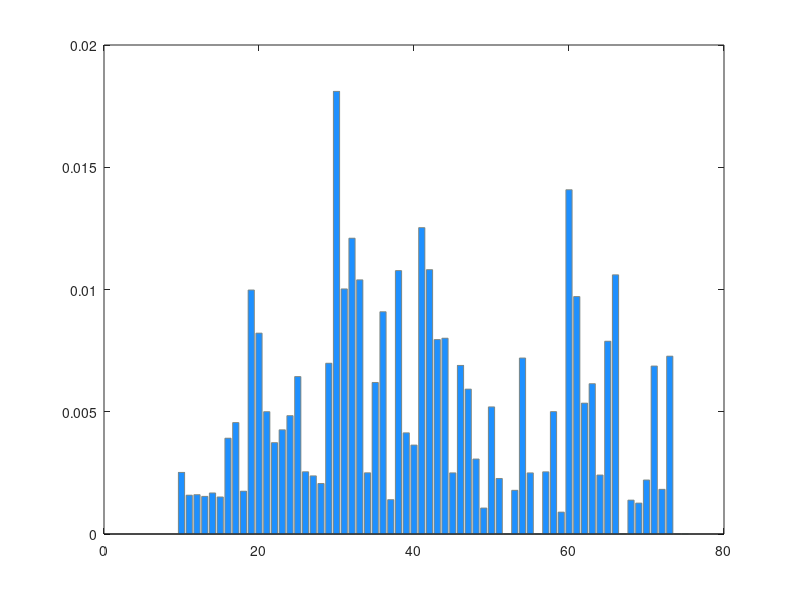

MATLAB code to generate this figure: (Note: this script raises an error after producing the figure.)
clc
clearvars
close all

sfc_num= [10, 11, 12, 13, 14, 15, 16, 17, 18, 19, 20, 21, 22, 23, 24, 25, 26, 27, 28, 29, 30, 31, 32, 33, 34, 35, 36, 37, 38, 39, 40, 41, 42, 43, 44, 45, 46, 47, 48, 49, 50, 51, 52, 53, 54, 55, 56, 57, 58, 59, 60, 61, 62, 63, 64, 65, 66, 67, 68, 69, 70, 71, 72, 73, 74, 75];
VNEM_time_5 = [0.0025186000000001485, 0.0015871999999998998, 0.0016080999999998902, 0.0015382000000001561, 0.001678200000000185, 0.001513899999999957, 0.003917699999999691, 0.004557700000000331, 0.001749400000000012, 0.00997899999999996, 0.008214600000000072, 0.005002999999999869, 0.003736399999999751, 0.004261200000000187, 0.004839999999999733, 0.006439400000000095, 0.0025452000000001362, 0.002376900000000237, 0.0020658000000000065, 0.006983500000000031, 0.018102299999999794, 0.010023499999999963, 0.012097599999999709, 0.010394499999999418, 0.002503099999999314, 0.006197499999999856, 0.009089699999999645, 0.0014044999999995866, 0.010774600000000412, 0.004137100000000338, 0.00363639999999954, 0.012530599999999836, 0.010812300000000441, 0.007952799999999982, 0.008006700000000144, 0.002500099999999783, 0.006894199999999628, 0.005924400000000496, 0.0030654999999999433, 0.001061100000000259, 0.005198599999999942, 0.002270700000000403, 7.5999999999964984e-06, 0.001787000000000205, 0.007197300000001405, 0.00249879999999969, 5.999999999062311e-06, 0.0025426999999993427, 0.005005999999999844, 0.000894199999999401, 0.014080099999999263, 0.009711600000001042, 0.005351100000000386, 0.006147499999999084, 0.002411000000000385, 0.007883400000000762, 0.010600200000000726, 5.800000000277805e-06, 0.0013848999999996892, 0.0012630000000015684, 0.0022082000000001045, 0.006868700000000061, 0.0018262999999993923, 0.007272500000000903, 3.6999999988296395e-06, 5.900000001446415e-06] ;
VNEM_time_10 = [8.100000000066387e-06, 0.01389420000000019, 0.0031536000000000897, 8.400000000019503e-06, 0.0051448000000000604, 0.0016089999999997495, 0.004808799999999724, 1.0599999999971743e-05, 1.0899999999924859e-05, 0.002075499999999675, 1.0699999999808085e-05, 0.004743799999999965, 0.008091000000000292, 0.0008834999999995929, 0.004234699999999592, 0.003601499999999813, 2.6099999999917856e-05, 8.000000000230045e-06, 1.430000000013365e-05, 0.005435400000000534, 0.004924400000000162, 1.8199999999524152e-05, 0.010104399999999458, 0.0035555000000000447, 0.0029018000000000654, 0.006654600000000066, 0.009272700000000356, 0.01567749999999979, 0.007541299999999751, 0.007007900000000511, 0.002457399999999943, 0.017691400000000357, 0.006040999999999741, 0.007567199999999552, 0.0022486999999999924, 0.0015118000000002851, 0.005146100000000153, 0.01155039999999996, 0.004720799999999414, 0.00584920000000011, 0.012242699999999829, 0.010715799999999831, 0.005027600000000021, 0.001958499999998864, 0.016469100000000125, 0.0014887999999988466, 0.0048615999999999104, 0.010788899999999657, 0.002626199999999912, 0.007772899999999083, 0.007848799999999656, 0.0077104999999999535, 0.0016508999999995666, 0.004192400000000873, 0.006054400000000015, 0.002628699999998929, 0.0014228000000002794, 0.008352699999999658, 0.0072574000000003025, 0.0015118000000011733, 0.010161899999999946, 0.010034900000000846, 0.0014451999999991472, 0.008228400000000136, 0.007572100000000859, 0.009406999999999499] ;
VNEM_time_15 = [6.5999999998567205e-06, 8.600000000136276e-06, 9.799999999948739e-06, 9.200000000042508e-06, 8.80000000025305e-06, 0.0015828999999998317, 1.0300000000018628e-05, 0.004458500000000143, 1.1399999999994748e-05, 1.1699999999947863e-05, 0.008214000000000166, 1.3399999999830214e-05, 1.320000000015753e-05, 1.4999999999876223e-05, 1.3199999999713441e-05, 0.0027254999999999363, 1.4999999999876223e-05, 1.3599999999946988e-05, 1.430000000013365e-05, 2.5599999999847967e-05, 1.7799999999290606e-05, 0.0015692000000004924, 2.700000000022129e-05, 0.007540599999999564, 0.0016057000000007093, 0.00971019999999978, 0.005901799999999291, 2.7199999999893976e-05, 0.007189599999999352, 0.002517399999999448, 0.0035071999999995995, 0.018420599999999787, 0.004114400000000629, 0.00656080000000081, 0.0024242999999994908, 0.002185899999999741, 0.006369299999999356, 0.008011500000000282, 0.004481700000000366, 0.013109000000000037, 0.006477900000000147, 0.0025143000000005244, 0.0076897000000002436, 0.00728490000000015, 0.009724600000000194, 0.011575999999999809, 0.002242199999999528, 0.010448900000000094, 0.02704740000000072, 0.003158700000000181, 0.014547600000000216, 0.014598999999998696, 0.026778099999999583, 0.007345799999999514, 0.022099400000000102, 0.021188499999999166, 0.011944100000000901, 0.0038391999999998205, 0.013044099999998338, 0.008091300000000246, 0.007674000000001513, 0.003589700000000917, 0.00589469999999892, 0.013688900000000004, 0.0167666999999998, 0.01026600000000144] ;

% VNEM_time_5 = [0.0072182999999999, 0.0014526000000003592, 0.008269299999999813, 0.009965000000000224, 0.004119699999999948, 0.0015658000000002836, 0.0030413000000000245, 6.999999999646178e-06, 0.011952599999999869, 1.2399999999690436e-05, 0.0016751999999997658, 0.0010183999999999749, 0.005545500000000203, 0.007578400000000318, 0.004246399999999539, 0.011078699999999664, 0.01819850000000045, 0.00805189999999989, 0.005903900000000739, 0.011128499999999875, 0.011505200000000215, 0.007681200000000388, 0.009280300000000352, 0.007352200000000586, 0.019930399999999793, 0.0014281000000000432, 0.010980999999999241, 0.011601399999999984, 0.010013700000000014, 0.010417300000000296, 0.00818099999999955, 0.005540400000000112, 0.013107200000000319, 8.79999999980896e-06, 0.011220200000000347, 0.005907099999999943, 0.012149299999999918, 0.002544599999999342, 7.899999999949614e-06, 0.004283900000000784, 0.0067528000000010024, 0.003759000000000512, 0.0019441000000011144, 0.0015884000000010445, 8.400000000463592e-06, 0.019772699999998977, 0.006331699999998719, 0.003833499999998935, 0.003527300000000011, 0.008624799999999766, 0.005995600000000323, 0.005152999999999963, 0.004572200000000137, 0.009751099999999013, 0.005671299999999491, 0.004605200000000309, 0.005278900000000419, 0.0056364999999996, 0.007312900000000511, 0.001172300000000348, 0.003933700000001039, 0.0027252000000004273, 0.007310399999999717, 0.00530580000000036, 0.0008297999999999917, 0.0018402000000001806] ;
% VNEM_time_10 = [7.299999999599294e-06, 7.800000000113272e-06, 0.0018301000000002787, 9.799999999948739e-06, 8.899999999645303e-06, 0.0016047000000001255, 0.0046255999999997854, 0.00889899999999999, 1.100000000020529e-05, 0.00478949999999978, 1.1699999999947863e-05, 1.3499999999666557e-05, 0.002667000000000197, 1.4100000000016877e-05, 1.3500000000554735e-05, 0.008871199999999746, 0.004752400000000101, 0.0015027999999999153, 0.003871599999999198, 0.016774300000000686, 1.979999999957016e-05, 5.7899999999833085e-05, 0.0016919999999993607, 0.0023301000000000016, 1.979999999957016e-05, 0.0031485999999993908, 0.01287980000000033, 0.00727110000000053, 0.00892930000000014, 0.0036775000000002223, 0.0011717000000004418, 0.008205600000000146, 0.005019899999999744, 0.010339400000000332, 0.005378600000000233, 0.005677000000000376, 0.002001600000000714, 0.009921100000000571, 0.01718279999999872, 0.002894500000000022, 0.004588399999999382, 0.009638600000000608, 0.0036807000000003143, 0.007175999999999405, 0.013064200000000525, 0.017874000000000834, 0.005383899999999997, 0.0115084999999997, 0.00963169999999991, 0.00832630000000023, 0.007805799999999863, 0.014379900000001555, 0.004932900000000018, 0.008919000000000565, 0.008181000000000438, 0.011343300000000056, 0.0035674999999990575, 0.007302300000000983, 0.0179311000000002, 0.008857799999999472, 0.003448600000000468, 0.0035836000000006862, 0.0036263000000005263, 0.008121199999999718, 0.011246500000000381, 0.005403599999999287] ;
% VNEM_time_15 = [0.008671899999999955, 8.79999999980896e-06, 7.999999999785956e-06, 0.0016457000000000832, 9.200000000042508e-06, 1.0300000000018628e-05, 9.600000000276054e-06, 1.1100000000041632e-05, 1.1199999999877974e-05, 1.2200000000017752e-05, 0.009421300000000077, 1.3399999999830214e-05, 2.4999999999941735e-05, 0.008316300000000165, 1.3299999999993872e-05, 1.4399999999525903e-05, 1.4400000000414082e-05, 0.0046058999999996075, 1.709999999999212e-05, 0.001434199999999386, 0.005564699999999867, 2.1499999999896602e-05, 0.004850500000000757, 0.0014562000000006847, 0.005202000000000595, 0.0011913000000003393, 2.0399999999476393e-05, 0.0013719999999999288, 0.0027460999999995295, 0.006079899999999583, 0.005369700000000144, 0.006015399999999893, 0.008773499999999324, 0.0015710000000002111, 0.009743900000000139, 0.008112300000000516, 0.0014516999999996116, 0.0026317000000002366, 0.008210599999999957, 0.010864400000000884, 0.014841599999998678, 0.0026878999999997433, 0.007608899999999252, 0.005552699999999078, 0.0011352999999996172, 0.008795700000000295, 0.012057100000001597, 0.003958700000000093, 0.010084500000001384, 0.007310099999999764, 0.014362799999998899, 0.011032900000000012, 0.010218800000000527, 0.013198100000000323, 0.00810970000000033, 0.020525900000000874, 0.006689700000000798, 0.014099700000000936, 0.012255899999999542, 0.00926920000000031, 0.005076100000000139, 0.010038999999999021, 0.00537519999999958, 0.013148400000000393, 0.008994500000000016, 0.008523499999999018] ;


figure;
hold on;
box on; % 显示边框

% 绘制直方图
bar(sfc_num, VNEM_time_5, 'FaceColor', '#1E90FF', 'EdgeColor', '#808A87','FaceAlpha', 0.5,'EdgeAlpha', 0.5,'DisplayName', 'VNEM Time (5,5)');
bar(sfc_num, VNEM_time_10, 'FaceColor', '#FF8C00', 'EdgeColor', '#808A87','FaceAlpha', 0.5,'EdgeAlpha', 0.5,'DisplayName', 'VNEM Time (10,10)');
bar(sfc_num, VNEM_time_15, 'FaceColor', '#32CD32', 'EdgeColor', '#808A87','FaceAlpha', 0.5,'EdgeAlpha', 0.5,'DisplayName', 'VNEM Time (15,15)');

% 用多项式拟合折线图
degree = 3;  % 拟合多项式的次数
coefficients1 = polyfit(sfc_num,VNEM_time_5, degree);
coefficients2 = polyfit(sfc_num,VNEM_time_10, degree);
coefficients3 = polyfit(sfc_num,VNEM_time_15, degree);

% 生成拟合曲线上的点
xFit = linspace(min(sfc_num), max(sfc_num), 100);
yFit1 = polyval(coefficients1, xFit);
yFit2 = polyval(coefficients2, xFit);
yFit3 = polyval(coefficients3, xFit);


% 连接方块中点
bin_centers = sfc_num;   % 计算每个方块的中点
% plot(bin_centers, VNEM_time_5, '-*','Color','#1E90FF', 'LineWidth', 0.8,'HandleVisibility', 'off');
% plot(bin_centers, VNEM_time_10, '-*','Color','#FF8C00', 'LineWidth', 0.8,'HandleVisibility', 'off');
% plot(bin_centers, VNEM_time_15, '-*','Color','#2E8B57', 'LineWidth', 0.8,'HandleVisibility', 'off');

plot(xFit, yFit1, '-*','Color','#1E90FF', 'LineWidth', 0.8,'DisplayName', 'VNEM Time Trends (5,5)');
plot(xFit, yFit2, '-*','Color','#FF8C00', 'LineWidth', 0.8,'DisplayName', 'VNEM Time Trends (10,10)');
plot(xFit, yFit3, '-*','Color','#2E8B57', 'LineWidth', 0.8,'DisplayName', 'VNEM Time Trends (15,15)');
ax = gca;
ax.YAxis.Exponent = -2;
xlabel('SFC Number','FontSize',12)  %x轴坐标描述
ylabel('VNEM Response Time (s)','FontSize',12) %y轴坐标描述
legend('NumColumns',1,'location','northwest');   %右上角标注
% hold off;